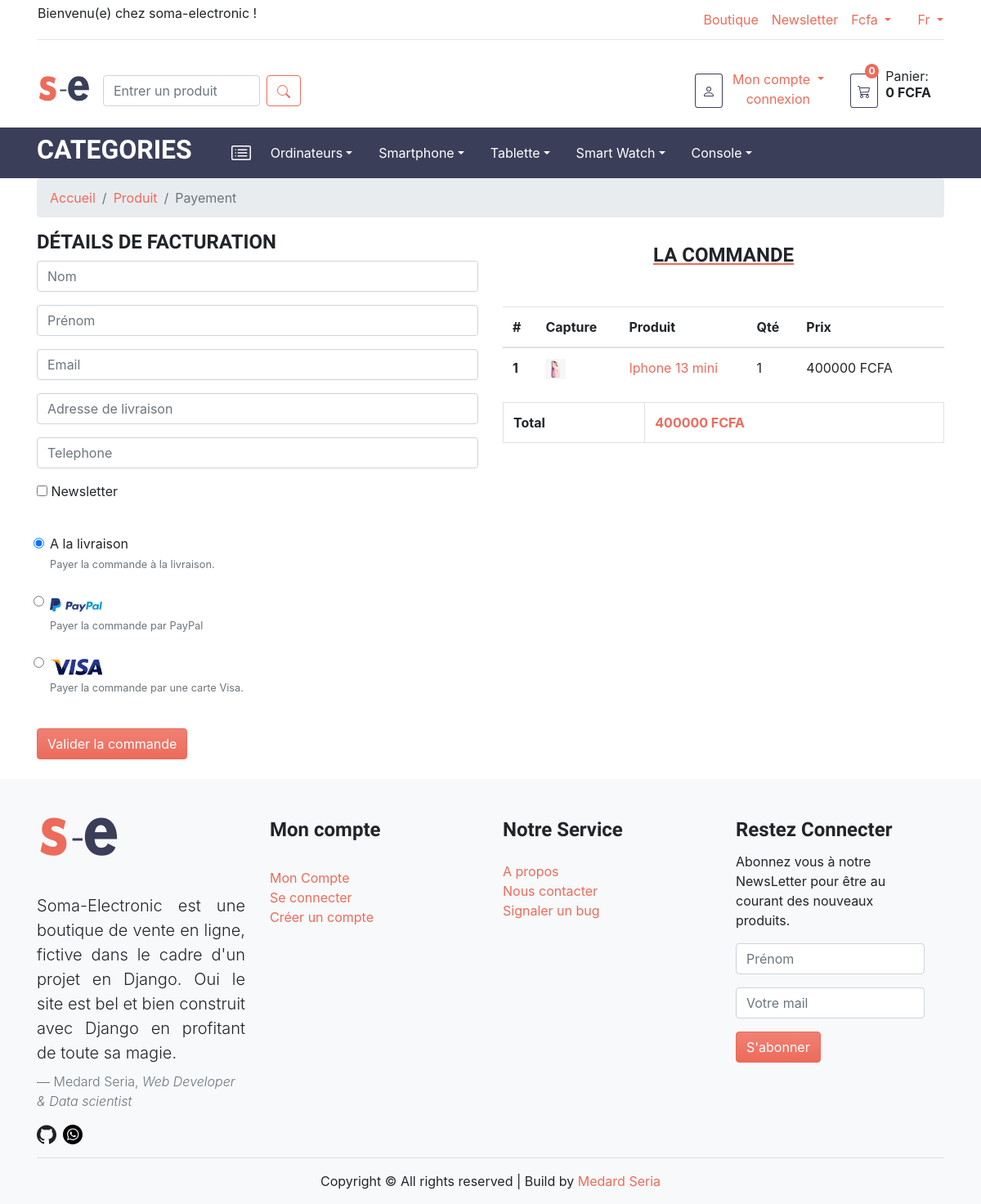
The page /boutique/produit/achat/41/ on the database its author committed.
### boutique/models.py (models this page shows, shortened)
class Categorie(models.Model):
    nom = models.CharField(max_length=100)
    date_de_creation = models.DateField(auto_now_add=True)
    souscategorie = models.ManyToManyField(
        SousCategorie,
        blank=True
    )
    class Meta:
        verbose_name = 'categorie'
        verbose_name_plural = 'categories'

class Produit(models.Model):
    nom = models.CharField(max_length=100)
    description = RichTextField()
    disponible = models.BooleanField(default=True)
    image = models.ImageField(
        upload_to='images/',
        default='images/photo.jpg'
        )
    picture = models.URLField(default="", blank=True)
    quantite = models.IntegerField('quantité', default=1)
    premier_prix = models.FloatField(default=0.0, max_length=None)
    prix = models.FloatField(default=0.0)
    taux_reduction = models.FloatField('taux de réduction',blank=True, default=0, max_length=3)
    promotion = models.BooleanField('Mise en promotion', default=False)
    etoile = models.IntegerField('Nombre de vue', default=0)
    date_de_creation = models.DateField('Ajouter le', auto_now_add=True)
    slug = models.SlugField(max_length=150, null=True)
    categorie = models.ForeignKey(
        Categorie,
        on_delete=models.CASCADE,
        null=True
        )
    sous_categorie = models.ForeignKey(
        SousCategorie,
        on_delete=models.CASCADE,
        verbose_name="Les sous categories"
        )
    media = models.ManyToManyField(Media, blank=True)
    class Meta:
        verbose_name = 'produit'
        verbose_name_plural = 'produits'
        ordering = ['-date_de_creation']

### boutique/views.py (the view, shortened to what this page needs)
# urls.py: url(r'^produit/achat/(?P<id_produit>\d+)/$', views.acheter, name='achat'),
def acheter(request, id_produit):
    if request.user.is_authenticated:
        try:
            with transaction.atomic():
                profil = CompteUser.objects.get(user=request.user)
                panier = Panier.objects.filter(user=profil, traite=False)
                if not panier.exists():
                    produit = get_object_or_404(Produit, id=id_produit)
                    quantite_produit = 1
                    prix_produit = quantite_produit * produit.prix
                else:
                    produit = get_object_or_404(Produit, id=id_produit)
                    panier= panier.last()
                    panierinter = panier.produits.filter(user=profil, produits=produit)
                    if panierinter:
                        panierinter = panierinter.last()
                        panier.prix -= panierinter.prix_du_produit
                        panier.quantite -= panierinter.quantite_du_produit
                        panier.save()
                        panierinter.quantite_du_produit += 1
                        panierinter.save()
                        panierinter.prix_du_produit = panierinter.quantite_du_produit * panierinter.produits.prix
                        panierinter.save()
                        panier.prix += panierinter.prix_du_produit
                        panier.quantite += panierinter.quantite_du_produit
                        panier.save()
                    else:
                        panierinter = PanierItem.objects.create(user=profil, produits=produit)
                        panierinter.save()
                        panier.produits.add(panierinter)
                        panier.save()
                        panierinter.quantite_du_produit = 1
                        panierinter.save()
                        panierinter.prix_du_produit = panierinter.quantite_du_produit * panierinter.produits.prix
                        panierinter.save()
                        panier.prix += panierinter.prix_du_produit
                        panier.quantite += panierinter.quantite_du_produit
                        panier.save()
                    prix_produit = panier.prix
        except IntegrityError:
            messages.warning(request, "Une erreur est apparue en interne. Merci de récommencer")
            return redirect('boutique:accueil', permanent=True)
    else:
        produit = get_object_or_404(Produit, id=id_produit)
        quantite_produit = 1
        prix_produit = quantite_produit * produit.prix
    formu = PayementForm(request.POST or None, error_class=ParagraphErrorList)
    envoi = False
    return render(request, 'boutique/achat.html', locals())

### boutique/forms.py
class NewsletterForm(forms.Form):
    last_name = forms.CharField(max_length=100,
                                required=True,
                                widget=forms.TextInput(attrs={
                                'class': 'form-control',
                                'placeholder':'Prénom',
                                }))
    email = forms.EmailField(required=True,
                            widget=forms.EmailInput(attrs={
                            'class':'form-control',
                            'placeholder': "Votre mail",
                            'aria-describedby':"emailHelp",
                            }))

### boutique/models.py (called while the page is built)
    def __str__(self):
        return self.nom

### ecom/context_processors.py (called while the page is built)
def get_variable(request):
    devise = "FCFA"
    try:
        liste_categories = Categorie.objects.all()
        liste_sous_categories = SousCategorie.objects.all().order_by('nom')
    except ObjectDoesNotExist:
        liste_categories = []
        liste_sous_categories = []
    form = NewsletterForm()
    return {
        'devise':devise,
        'liste_categories':liste_categories,
        'liste_sous_categories':liste_sous_categories,
        'form':form,
        }

### boutique/templates/boutique/achat.html (shortened to what this page needs)
{% extends 'boutique/index.html' %}
{% load static %}
{% block content%}
<div class="container p-0">
    <nav aria-label="breadcrumb">
        <ol class="breadcrumb">
          <li class="breadcrumb-item"><a href="{% url 'boutique:accueil' %}">Accueil</a></li>
          <li class="breadcrumb-item"><a href="{% url 'boutique:boutique' %}">Produit</a></li>
          <li class="breadcrumb-item active" aria-current="page">Payement</li>
        </ol>
    </nav>
    <div class="row">
        <div class="col-12 col-lg-6">
            <h4>DÉTAILS DE FACTURATION</h4>
            {% block form %}
            <form action="{% url 'boutique:achat' id_produit=produit.id %}" method="POST">
                <div class="form-group">
                {{ formu.nom }}
                </div>
                <div class="form-group">
                {{ formu.prenom }}
                </div>
                <div class="form-group">
                {{ formu.email }}
                </div>
                <div class="form-group">
                {{ formu.adress }}
                </div>
                <div class="form-group">
                {{ formu.telephone }}
                </div>
                <div class="form-group form-check p-0">
                {{ formu.newsletter }}
                <label class="form-check-label" for="id_newsletter">Newsletter</label>
                </div>
                <br>
                <div class="form-group form-chek  pl-3" >
                  <input class="form-check-input" type="radio" name="payement" id="exampleRadios1" value="L" checked>
                  <label class="form-check-label" for="exampleRadios1" >
                    A la livraison
                  </label>
                  <small id="buttonHelp" class="form-text text-muted">Payer la commande à la livraison.</small>
                  <br>
                  <input class="form-check-input" type="radio" name="payement" id="exampleRadios1" value="P">
                  <label class="form-check-label" for="exampleRadios1" >
                    <img src="{% static 'boutique/img/paypal.png' %}" alt="PayPal" style="height:fit-content;" class="mt-n3" >
                  </label>
                  <small id="buttonHelp" class="form-text text-muted mt-n3">Payer la commande par PayPal</small>
                 <br>
                  <input class="form-check-input" type="radio" name="payement" id="exampleRadios1" value="V">
                  <label class="form-check-label" for="exampleRadios1" >
                    <img src="{% static 'boutique/img/visa.png' %}" alt="Visa" style="height:fit-content;" class="mt-n3" >
                  </label>
                  <small id="buttonHelp" class="form-text text-muted mt-n3">Payer la commande par une carte Visa.</small>
                </div>
                <br>
                <button type="submit" class="btn btn-primary ml-auto">Valider la commande</button>
            </form>
            {% endblock %}
        </div>
        <div class="col-12 col-lg-6 pt-3">
          <h4 style="text-decoration: underline #ed6b5b;" class="text-center mb-lg-5 d-none d-lg-block">LA COMMANDE</h4>
          {% if panier %}
                {% include 'boutique/contenu_panier.html' %}
          {% else %}
            <table class="table">
                <thead>
                  <tr>
                    <th scope="col">#</th>
                    <th scope="col">Capture</th>
                    <th scope="col">Produit</th>
                    <th scope="col">Qté</th>
                    <th scope="col">Prix</th>
                    <th scope="col"></th>
                  </tr>
                </thead>
                <tbody>
                  <tr>
                    <th scope="row">1</th>
                    <td><img src="{{ produit.image.url }}" width="25px" height="25px" alt="{{ produit.nom }}"></td>
                    <td> <a href="{% url 'boutique:details' pk=produit.id slug=produit.slug %}" title="plus de détail">{{ produit.nom }}</a></td>
                    <td>{{ quantite_produit }}</td>
                    <td>{{ prix_produit|floatformat }} {{ devise }}</td>
                  </tr>
                </tbody>
            </table>
            <table class="table table-bordered">
                <tbody>
                    <tr>
                        <th scope="col">Total</th>
                        <th style="color: #ed6b5b ;">{{ prix_produit|floatformat }} {{devise}}</th>
                    </tr>
                </tbody>
            </table>
            {% endif %}
        </div>
      </div>
</div>
{% endblock%}

### boutique/templates/boutique/categorie.html (shortened to what this page needs)
<ul class="navbar-nav ">
    {% for cat in liste_categories %}
    <li class="nav-item dropdown mx-3">
        <a href="" class="nav-link ml-n3 dropdown-toggle text-white lien-categorie" id="dropdownMenuLink" data-toggle="dropdown" aria-haspopup="true" aria-expanded="false">{{ cat.nom }}</a>
    </li>
    {% endfor %}
</ul>

### boutique/static/boutique/css/app.css (style rules this page uses)
h1, h2, h3, h4, h5, h6 { font-weight: 700; }

### rows shown on the page
Categorie: nom "Ordinateurs"
Categorie: nom "Smartphone"
Categorie: nom "Tablette"
Categorie: nom "Smart Watch"
Categorie: nom "Console"
Produit: image (picture), nom "Iphone 13 mini"

### other values the page prints
{{ quantite_dans_panier }} "0"
{{ prix_total }} "0"
{{ quantite_produit }} "1"
{{ prix_produit|floatformat }} "400000"
{{ devise }} "FCFA"
